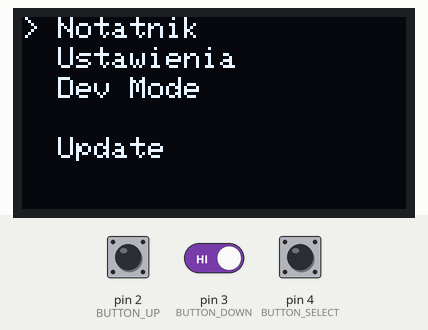
Simulated run of this sketch. Board: Arduino Uno, built with avr-gcc and run on an emulated ATmega328P. Shown: 128×64 one-colour display. The inputs (shaded band) are chosen by the test bench; at power-on: pin 4 (BUTTON_SELECT) HIGH, pin 3 (BUTTON_DOWN) HIGH, pin 2 (BUTTON_UP) HIGH.

Above: at 3.2 s.
3.3 s: pin 4 (BUTTON_SELECT) pulled LOW for 0.15 s
At 5.2 s:
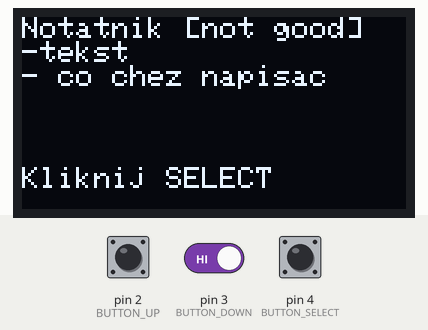
5.8 s: pin 4 (BUTTON_SELECT) pulled LOW for 1 s
At 6.9 s:
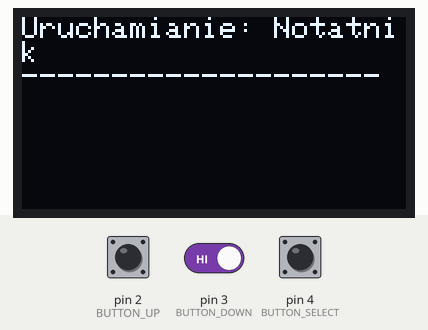
9.0 s: pin 4 (BUTTON_SELECT) pulled LOW for 3.2 s
At 9.49 s:
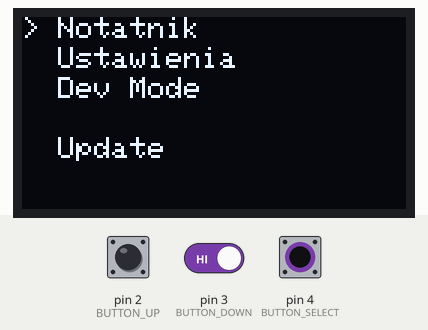
13.9 s: pin 3 (BUTTON_DOWN) driven LOW and pin 4 (BUTTON_SELECT) driven LOW
At 15.6 s:
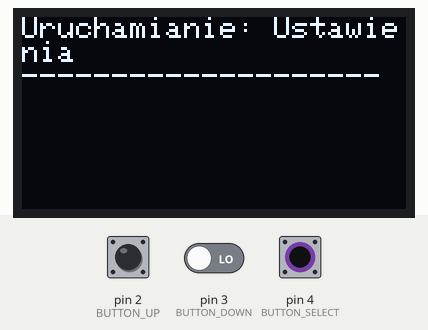
16.9 s: pin 4 (BUTTON_SELECT) driven HIGH
19.3 s: pin 4 (BUTTON_SELECT) driven LOW
At 20.9 s:
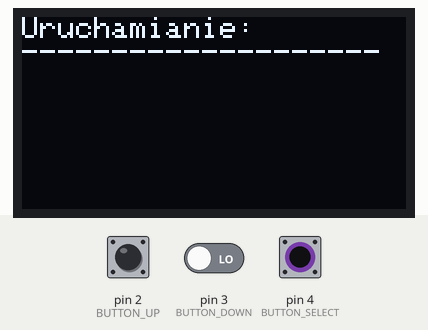
Timing chart, 0 to 22.4 s (numbered marks = the images above; inputs shaded):
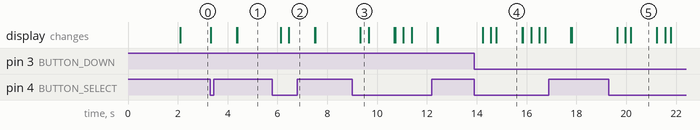

The sketch:

Code.ino
```cpp
#include <Wire.h>
#include <Adafruit_GFX.h>
#include <Adafruit_SSD1306.h>

#define SCREEN_WIDTH 128
#define SCREEN_HEIGHT 64
#define OLED_RESET     -1
Adafruit_SSD1306 display(SCREEN_WIDTH, SCREEN_HEIGHT, &Wire, OLED_RESET);

// Przypisanie pinów przycisków
#define BUTTON_UP     2
#define BUTTON_DOWN   3
#define BUTTON_SELECT 4

// Zmienne systemowe
int menuIndex = 0;
String menuItems[] = {"Notatnik", "Ustawienia", "Dev Mode", " " , "Update"};
const int menuLength = sizeof(menuItems) / sizeof(menuItems[0]);
bool inMenu = false;

void setup() {
  pinMode(BUTTON_UP, INPUT_PULLUP);
  pinMode(BUTTON_DOWN, INPUT_PULLUP);
  pinMode(BUTTON_SELECT, INPUT_PULLUP);

  display.begin(SSD1306_SWITCHCAPVCC, 0x3C);
  display.clearDisplay();
  showBootScreen();
  delay(2000);
  displayMainMenu();
}

void loop() {
  if (!inMenu) return;

  if (digitalRead(BUTTON_UP) == LOW) {
    menuIndex--;
    if (menuIndex < 0) menuIndex = menuLength - 1;
    displayMainMenu();
    delay(200);
  }

  if (digitalRead(BUTTON_DOWN) == LOW) {
    menuIndex++;
    if (menuIndex >= menuLength) menuIndex = 0;
    displayMainMenu();
    delay(200);
  }

  if (digitalRead(BUTTON_SELECT) == LOW) {
    runApp(menuIndex);
    delay(300);
  }
}

void showBootScreen() {
  display.clearDisplay();
  display.setTextSize(2);
  display.setTextColor(SSD1306_WHITE);
  display.setCursor(10, 20);
  display.print("NeonCode-OS");
  display.println("--MINI--");
  display.display();
}

void displayMainMenu() {
  inMenu = true;
  display.clearDisplay();
  display.setTextSize(1);
  display.setTextColor(SSD1306_WHITE);

  for (int i = 0; i < menuLength; i++) {
    if (i == menuIndex) {
      display.setCursor(0, i * 10);
      display.print("> ");
    } else {
      display.setCursor(0, i * 10);
      display.print("  ");
    }
    display.print(menuItems[i]);
  }
  display.display();
}

void runApp(int index) {
  inMenu = false;
  display.clearDisplay();
  display.setTextSize(1);
  display.setCursor(0, 0);
  display.print("Uruchamianie: ");
  display.println(menuItems[index]);
  display.println("--------------------");
  display.display();
  delay(1000);

  if (index == 0) {
    notepadApp();
  } else if (index == 1) {
    settingsApp();
  } else if (index == 2) {
    devMode();
  } else if (index == 4) {
    updateApp();
  } else if (index == 3) {
    easterEgg();
  }

  displayMainMenu();
}

// Szkielet aplikacji

void notepadApp() {
  display.clearDisplay();
  display.setCursor(0, 0);
  display.println("Notatnik [not good]");
  display.println("-tekst");
  display.println("- co chez napisac");
  display.display();
  waitForBack();
}

void settingsApp() {
  display.clearDisplay();
  display.setCursor(0, 0);
  display.println("Ustawienia");
  display.println("- Dźwięk");
  display.println("- Aplikacje");
  display.println("- gry i fps");
  display.println("- Kontrast");
  display.display();
  waitForBack();
}

void devMode() {
  display.clearDisplay();
  display.setCursor(0, 0);
  display.println("Dev Mode");
  display.println("- Debug: OK");
  display.println("- Mode: Just NEON");
  display.println("- neoncode the best");
  display.display();
  waitForBack();
}
void easterEgg() {
  display.clearDisplay();
  display.setCursor(0 , 0);
  display.println("NEONCODEos");
  display.println("oh you here ");
  display.println("easter egg of neon");
  display.println("--------O----------");
}

void updateApp() {
  display.clearDisplay();
  display.setCursor(0, 0);
  display.println("what's new on NeonCode");
  display.println("-new apps ");
  display.println("-better graphics");
  display.println("version 0.005 beta");
}

void waitForBack() {
  display.setCursor(0, 50);
  display.println("Kliknij SELECT");
  display.display();
  while (digitalRead(BUTTON_SELECT) == HIGH);
  delay(300);
}
```

Measured:
- after the input at 3.3 s, the display: first changes at once (image 1 shows a later state)
- after the input at 5.8 s, the display: first changes after 0.33 s (image 2 shows a later state)
- after the input at 9.0 s, the display: changes after 0.33 s (image 3)
- after the input at 13.9 s, the display: first changes after 0.33 s (image 4 shows a later state)
- after the input at 19.3 s, the display: first changes after 0.33 s (image 5 shows a later state)
- what the display in image 4 shows lasts 1.0 s, from 14.8 s to 15.8 s
